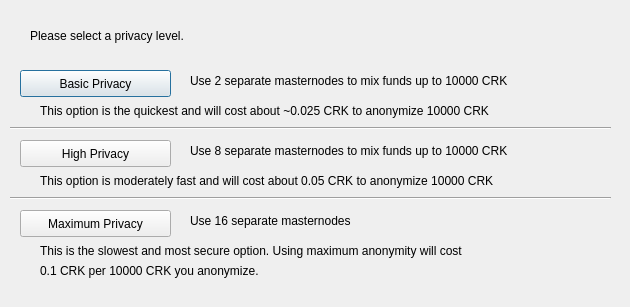
<?xml version="1.0" encoding="UTF-8"?>
<ui version="4.0">
 <class>PrivatesendConfig</class>
 <widget class="QDialog" name="PrivatesendConfig">
  <property name="geometry">
   <rect>
    <x>0</x>
    <y>0</y>
    <width>630</width>
    <height>307</height>
   </rect>
  </property>
  <property name="windowTitle">
   <string>Configure Privatesend</string>
  </property>
  <widget class="QPushButton" name="buttonBasic">
   <property name="geometry">
    <rect>
     <x>20</x>
     <y>70</y>
     <width>151</width>
     <height>27</height>
    </rect>
   </property>
   <property name="text">
    <string>Basic Privacy</string>
   </property>
  </widget>
  <widget class="QPushButton" name="buttonHigh">
   <property name="geometry">
    <rect>
     <x>20</x>
     <y>140</y>
     <width>151</width>
     <height>27</height>
    </rect>
   </property>
   <property name="text">
    <string>High Privacy</string>
   </property>
  </widget>
  <widget class="QPushButton" name="buttonMax">
   <property name="geometry">
    <rect>
     <x>20</x>
     <y>210</y>
     <width>151</width>
     <height>27</height>
    </rect>
   </property>
   <property name="text">
    <string>Maximum Privacy</string>
   </property>
  </widget>
  <widget class="QLabel" name="label">
   <property name="geometry">
    <rect>
     <x>30</x>
     <y>20</y>
     <width>571</width>
     <height>31</height>
    </rect>
   </property>
   <property name="text">
    <string>Please select a privacy level.</string>
   </property>
  </widget>
  <widget class="QLabel" name="label_2">
   <property name="geometry">
    <rect>
     <x>190</x>
     <y>70</y>
     <width>421</width>
     <height>21</height>
    </rect>
   </property>
   <property name="text">
    <string>Use 2 separate masternodes to mix funds up to 10000 CRK</string>
   </property>
  </widget>
  <widget class="QLabel" name="label_3">
   <property name="geometry">
    <rect>
     <x>190</x>
     <y>140</y>
     <width>411</width>
     <height>21</height>
    </rect>
   </property>
   <property name="text">
    <string>Use 8 separate masternodes to mix funds up to 10000 CRK</string>
   </property>
  </widget>
  <widget class="QLabel" name="label_4">
   <property name="geometry">
    <rect>
     <x>190</x>
     <y>210</y>
     <width>421</width>
     <height>21</height>
    </rect>
   </property>
   <property name="text">
    <string>Use 16 separate masternodes</string>
   </property>
  </widget>
  <widget class="QLabel" name="label_6">
   <property name="geometry">
    <rect>
     <x>40</x>
     <y>100</y>
     <width>561</width>
     <height>21</height>
    </rect>
   </property>
   <property name="text">
    <string>This option is the quickest and will cost about ~0.025 CRK to anonymize 10000 CRK</string>
   </property>
  </widget>
  <widget class="QLabel" name="label_7">
   <property name="geometry">
    <rect>
     <x>40</x>
     <y>170</y>
     <width>561</width>
     <height>21</height>
    </rect>
   </property>
   <property name="text">
    <string>This option is moderately fast and will cost about 0.05 CRK to anonymize 10000 CRK</string>
   </property>
  </widget>
  <widget class="QLabel" name="label_8">
   <property name="geometry">
    <rect>
     <x>40</x>
     <y>240</y>
     <width>561</width>
     <height>21</height>
    </rect>
   </property>
   <property name="text">
    <string>This is the slowest and most secure option. Using maximum anonymity will cost</string>
   </property>
  </widget>
  <widget class="QLabel" name="label_9">
   <property name="geometry">
    <rect>
     <x>40</x>
     <y>260</y>
     <width>561</width>
     <height>21</height>
    </rect>
   </property>
   <property name="text">
    <string>0.1 CRK per 10000 CRK you anonymize.</string>
   </property>
  </widget>
  <widget class="Line" name="line">
   <property name="geometry">
    <rect>
     <x>10</x>
     <y>120</y>
     <width>601</width>
     <height>16</height>
    </rect>
   </property>
   <property name="orientation">
    <enum>Qt::Horizontal</enum>
   </property>
  </widget>
  <widget class="Line" name="line_2">
   <property name="geometry">
    <rect>
     <x>10</x>
     <y>190</y>
     <width>601</width>
     <height>16</height>
    </rect>
   </property>
   <property name="orientation">
    <enum>Qt::Horizontal</enum>
   </property>
  </widget>
 </widget>
 <resources/>
 <connections/>
</ui>
